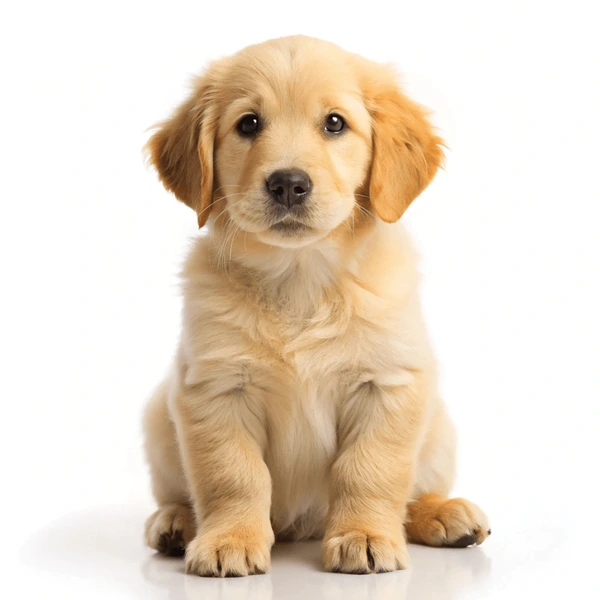
#> input picture learning opencv/Images/dog.webp, 600 x 600 px, found by its file name
$ python Threshold.py
#> lines starting #> are read from the running program, lines starting #| are printed output that depends on the picture; after the words box and inside, x2 and y2 are one past the last pixel; in counts of white or black regions, pixels touching at a corner belong together
import cv2 as cv

img = cv.imread(r"C:\Users\Hai\OneDrive\Desktop\dog.webp")
#> img is the input picture: shape (600, 600, 3); mean B, G, R 200.5, 217.2, 231.3
# cv.imshow("dog",img)

gary = cv.cvtColor(img,cv.COLOR_BGR2GRAY)
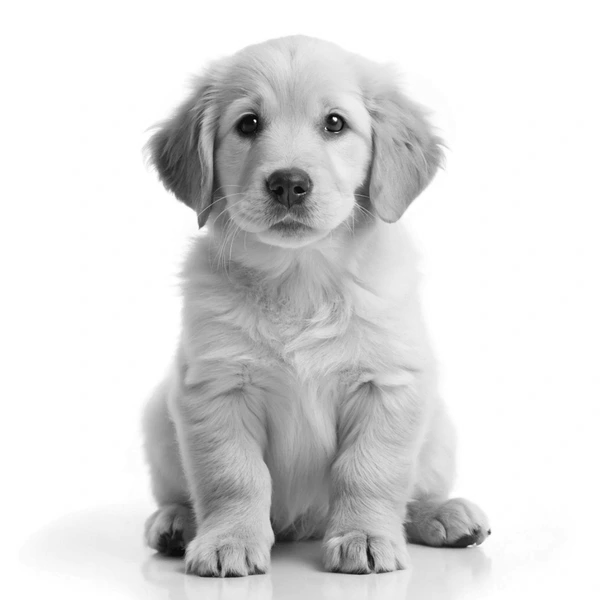
#> gary: shape (600, 600); min 3, max 255, mean 219.5
cv.imshow('Gray',gary)

#Simple Thresholding
threshold, thresh = cv.threshold(gary,120,255,cv.THRESH_BINARY)
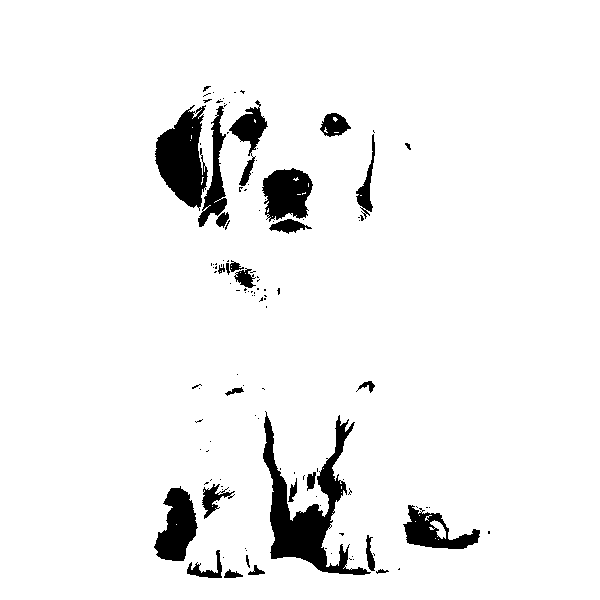
#> thresh: shape (600, 600); 94.3% white; 125 black regions (97 under 20 px), largest, box (x1, y1, x2, y2) and area: (263, 411, 371, 575) 5372, (155, 105, 208, 211) 3378, (154, 486, 198, 561) 2023
# cv.imshow('Simple Threshold',thresh)

threshold, thresh_inv = cv.threshold(gary,120,255,cv.THRESH_BINARY_INV)
# cv.imshow('Simple Threshold inv',thresh_inv)

#Adaptive Thresholding
a_thresh = cv.adaptiveThreshold(gary,255,cv.ADAPTIVE_THRESH_MEAN_C,cv.THRESH_BINARY,11,3)
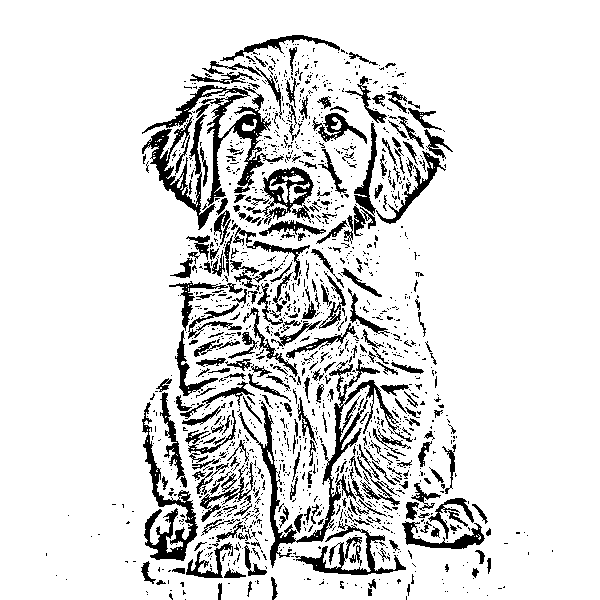
#> a_thresh: shape (600, 600); 87.2% white; 1498 black regions (1226 under 20 px), largest, box (x1, y1, x2, y2) and area: (238, 359, 413, 568) 3815, (142, 85, 284, 206) 2918, (142, 114, 216, 230) 2121
cv.imshow('a_thresh',a_thresh)


cv.waitKey(0)

$ run again, with learning opencv/Images/black-dot1.jpg saved as learning opencv/Images/dog.webp
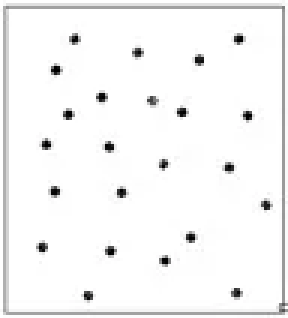
#> input picture learning opencv/Images/black-dot1.jpg, 96 x 106 px, found by its file name (shown 3 times larger)
#> img is the input picture: shape (106, 96, 3); mean B, G, R 245.7, 245.7, 245.7
#> `threshold, thresh = cv.threshold(gary,120,255,cv.THRESH_BINARY)`:
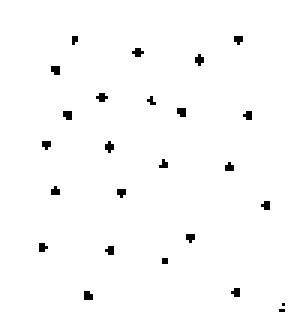
#> thresh: shape (106, 96) (shown 3 times larger); 98.4% white; black in thin lines or dots, all inside (x1, y1, x2, y2) = (13, 12, 95, 104)
#> `a_thresh = cv.adaptiveThreshold(gary,255,cv.ADAPTIVE_THRESH_MEAN_C,cv...`:
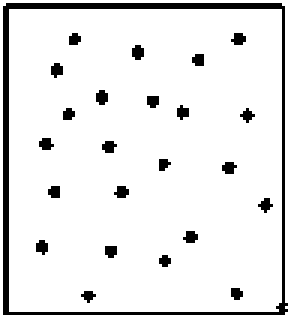
#> a_thresh: shape (106, 96) (shown 3 times larger); 91% white; black in thin lines or dots
